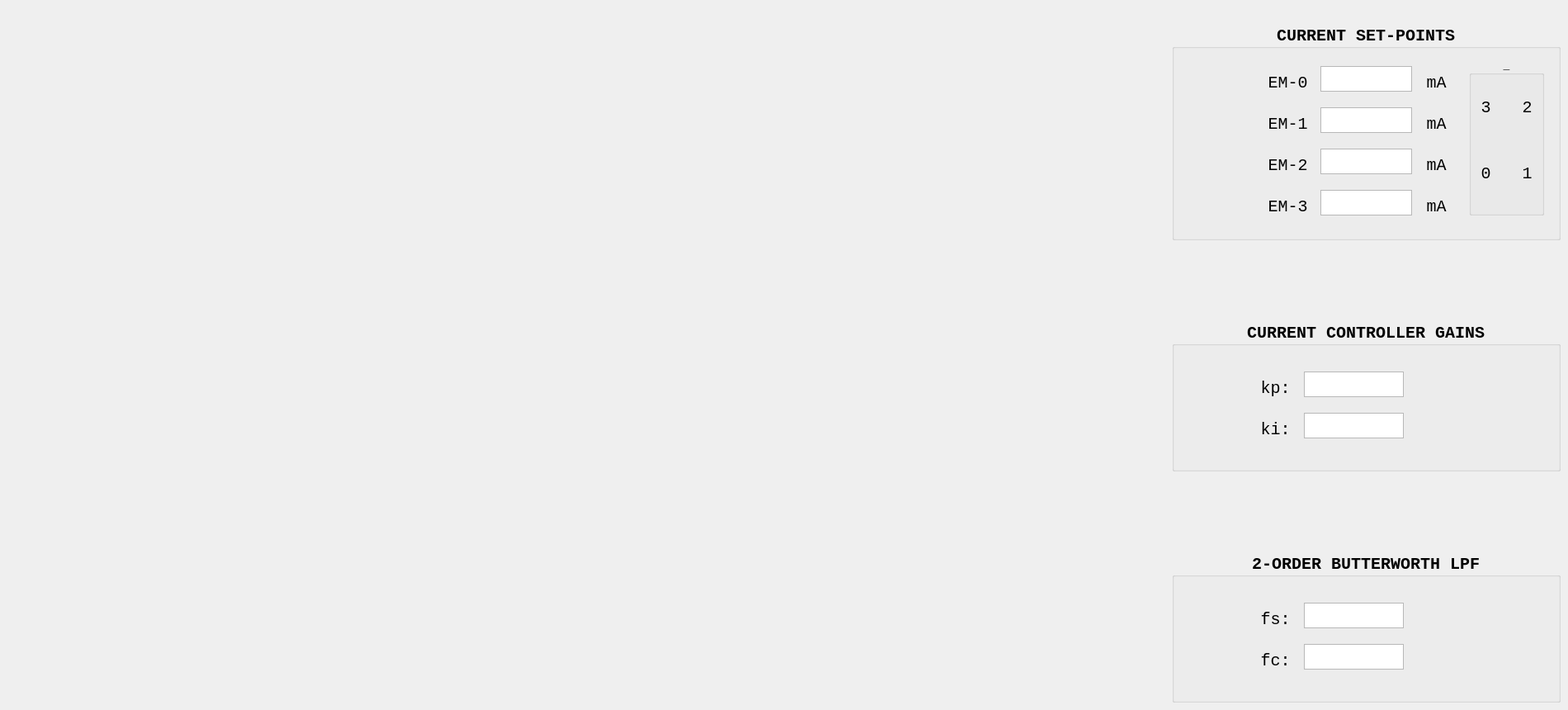
    <widget class="QWidget" name="tab_coils">
     <attribute name="title">
      <string>COIL</string>
     </attribute>
     <widget class="QGroupBox" name="groupBox_em_gains">
      <property name="geometry">
       <rect>
        <x>1420</x>
        <y>390</y>
        <width>471</width>
        <height>181</height>
       </rect>
      </property>
      <property name="font">
       <font>
        <family>Courier New</family>
        <pointsize>15</pointsize>
        <bold>true</bold>
       </font>
      </property>
      <property name="title">
       <string>CURRENT CONTROLLER GAINS</string>
      </property>
      <property name="alignment">
       <set>Qt::AlignmentFlag::AlignCenter</set>
      </property>
      <widget class="QTextEdit" name="textEdit_em_kp">
       <property name="geometry">
        <rect>
         <x>160</x>
         <y>60</y>
         <width>121</width>
         <height>31</height>
        </rect>
       </property>
       <property name="sizePolicy">
        <sizepolicy hsizetype="Fixed" vsizetype="Fixed">
         <horstretch>0</horstretch>
         <verstretch>0</verstretch>
        </sizepolicy>
       </property>
       <property name="verticalScrollBarPolicy">
        <enum>Qt::ScrollBarPolicy::ScrollBarAlwaysOff</enum>
       </property>
      </widget>
      <widget class="QLabel" name="label_em0_7">
       <property name="geometry">
        <rect>
         <x>80</x>
         <y>70</y>
         <width>91</width>
         <height>20</height>
        </rect>
       </property>
       <property name="sizePolicy">
        <sizepolicy hsizetype="Fixed" vsizetype="Fixed">
         <horstretch>0</horstretch>
         <verstretch>0</verstretch>
        </sizepolicy>
       </property>
       <property name="font">
        <font>
         <family>Courier New</family>
         <pointsize>15</pointsize>
         <bold>false</bold>
        </font>
       </property>
       <property name="text">
        <string>kp:</string>
       </property>
       <property name="alignment">
        <set>Qt::AlignmentFlag::AlignCenter</set>
       </property>
      </widget>
      <widget class="QTextEdit" name="textEdit_em_ki">
       <property name="geometry">
        <rect>
         <x>160</x>
         <y>110</y>
         <width>121</width>
         <height>31</height>
        </rect>
       </property>
       <property name="sizePolicy">
        <sizepolicy hsizetype="Fixed" vsizetype="Fixed">
         <horstretch>0</horstretch>
         <verstretch>0</verstretch>
        </sizepolicy>
       </property>
       <property name="verticalScrollBarPolicy">
        <enum>Qt::ScrollBarPolicy::ScrollBarAlwaysOff</enum>
       </property>
      </widget>
      <widget class="QLabel" name="label_em0_9">
       <property name="geometry">
        <rect>
         <x>80</x>
         <y>120</y>
         <width>91</width>
         <height>20</height>
        </rect>
       </property>
       <property name="sizePolicy">
        <sizepolicy hsizetype="Fixed" vsizetype="Fixed">
         <horstretch>0</horstretch>
         <verstretch>0</verstretch>
        </sizepolicy>
       </property>
       <property name="font">
        <font>
         <family>Courier New</family>
         <pointsize>15</pointsize>
         <bold>false</bold>
        </font>
       </property>
       <property name="text">
        <string>ki:</string>
       </property>
       <property name="alignment">
        <set>Qt::AlignmentFlag::AlignCenter</set>
       </property>
      </widget>
      <widget class="QPushButton" name="pushButton_em_gain">
       <property name="geometry">
        <rect>
         <x>340</x>
         <y>70</y>
         <width>50</width>
         <height>50</height>
        </rect>
       </property>
       <property name="cursor">
        <cursorShape>PointingHandCursor</cursorShape>
       </property>
       <property name="styleSheet">
        <string notr="true">QPushButton {
    border: none;
    background: transparent;
    outline: none;
	padding: 0px;
    border-radius: 50%;
	min-width: 50px;
}

QPushButton:hover {
    background: rgba(0, 0, 0, 20%);
}</string>
       </property>
       <property name="text">
        <string/>
       </property>
       <property name="icon">
        <iconset resource="resources.qrc">
         <normaloff>:/assets/send.png</normaloff>:/assets/send.png</iconset>
       </property>
       <property name="iconSize">
        <size>
         <width>50</width>
         <height>50</height>
        </size>
       </property>
      </widget>
     </widget>
     <widget class="QGroupBox" name="groupBox_em_lpf">
      <property name="geometry">
       <rect>
        <x>1420</x>
        <y>670</y>
        <width>471</width>
        <height>181</height>
       </rect>
      </property>
      <property name="font">
       <font>
        <family>Courier New</family>
        <pointsize>15</pointsize>
        <bold>true</bold>
       </font>
      </property>
      <property name="title">
       <string>2-ORDER BUTTERWORTH LPF</string>
      </property>
      <property name="alignment">
       <set>Qt::AlignmentFlag::AlignCenter</set>
      </property>
      <widget class="QLabel" name="label_em0_13">
       <property name="geometry">
        <rect>
         <x>80</x>
         <y>120</y>
         <width>91</width>
         <height>20</height>
        </rect>
       </property>
       <property name="sizePolicy">
        <sizepolicy hsizetype="Fixed" vsizetype="Fixed">
         <horstretch>0</horstretch>
         <verstretch>0</verstretch>
        </sizepolicy>
       </property>
       <property name="font">
        <font>
         <family>Courier New</family>
         <pointsize>15</pointsize>
         <bold>false</bold>
        </font>
       </property>
       <property name="text">
        <string>fc:</string>
       </property>
       <property name="alignment">
        <set>Qt::AlignmentFlag::AlignCenter</set>
       </property>
      </widget>
      <widget class="QTextEdit" name="textEdit_em_fs">
       <property name="geometry">
        <rect>
         <x>160</x>
         <y>60</y>
         <width>121</width>
         <height>31</height>
        </rect>
       </property>
       <property name="sizePolicy">
        <sizepolicy hsizetype="Fixed" vsizetype="Fixed">
         <horstretch>0</horstretch>
         <verstretch>0</verstretch>
        </sizepolicy>
       </property>
       <property name="verticalScrollBarPolicy">
        <enum>Qt::ScrollBarPolicy::ScrollBarAlwaysOff</enum>
       </property>
      </widget>
      <widget class="QLabel" name="label_em0_14">
       <property name="geometry">
        <rect>
         <x>80</x>
         <y>70</y>
         <width>91</width>
         <height>20</height>
        </rect>
       </property>
       <property name="sizePolicy">
        <sizepolicy hsizetype="Fixed" vsizetype="Fixed">
         <horstretch>0</horstretch>
         <verstretch>0</verstretch>
        </sizepolicy>
       </property>
       <property name="font">
        <font>
         <family>Courier New</family>
         <pointsize>15</pointsize>
         <bold>false</bold>
        </font>
       </property>
       <property name="text">
        <string>fs:</string>
       </property>
       <property name="alignment">
        <set>Qt::AlignmentFlag::AlignCenter</set>
       </property>
      </widget>
      <widget class="QTextEdit" name="textEdit_em_fc">
       <property name="geometry">
        <rect>
         <x>160</x>
         <y>110</y>
         <width>121</width>
         <height>31</height>
        </rect>
       </property>
       <property name="sizePolicy">
        <sizepolicy hsizetype="Fixed" vsizetype="Fixed">
         <horstretch>0</horstretch>
         <verstretch>0</verstretch>
        </sizepolicy>
       </property>
       <property name="verticalScrollBarPolicy">
        <enum>Qt::ScrollBarPolicy::ScrollBarAlwaysOff</enum>
       </property>
      </widget>
      <widget class="QPushButton" name="pushButton_em_lpf">
       <property name="geometry">
        <rect>
         <x>340</x>
         <y>70</y>
         <width>50</width>
         <height>50</height>
        </rect>
       </property>
       <property name="cursor">
        <cursorShape>PointingHandCursor</cursorShape>
       </property>
       <property name="styleSheet">
        <string notr="true">QPushButton {
    border: none;
    background: transparent;
    outline: none;
	padding: 0px;
    border-radius: 50%;
	min-width: 50px;
}

QPushButton:hover {
    background: rgba(0, 0, 0, 20%);
}</string>
       </property>
       <property name="text">
        <string/>
       </property>
       <property name="icon">
        <iconset resource="resources.qrc">
         <normaloff>:/assets/send.png</normaloff>:/assets/send.png</iconset>
       </property>
       <property name="iconSize">
        <size>
         <width>50</width>
         <height>50</height>
        </size>
       </property>
      </widget>
     </widget>
     <widget class="QCustomPlot" name="widget_em_plot" native="true">
      <property name="geometry">
       <rect>
        <x>60</x>
        <y>130</y>
        <width>1221</width>
        <height>681</height>
       </rect>
      </property>
      <property name="cursor">
       <cursorShape>PointingHandCursor</cursorShape>
      </property>
     </widget>
     <widget class="QGroupBox" name="groupBox_em_sp">
      <property name="geometry">
       <rect>
        <x>1420</x>
        <y>30</y>
        <width>471</width>
        <height>261</height>
       </rect>
      </property>
      <property name="font">
       <font>
        <family>Courier New</family>
        <pointsize>15</pointsize>
        <bold>true</bold>
       </font>
      </property>
      <property name="title">
       <string>CURRENT SET-POINTS</string>
      </property>
      <property name="alignment">
       <set>Qt::AlignmentFlag::AlignCenter</set>
      </property>
      <widget class="QTextEdit" name="textEdit_em3">
       <property name="geometry">
        <rect>
         <x>180</x>
         <y>200</y>
         <width>111</width>
         <height>31</height>
        </rect>
       </property>
       <property name="sizePolicy">
        <sizepolicy hsizetype="Fixed" vsizetype="Fixed">
         <horstretch>0</horstretch>
         <verstretch>0</verstretch>
        </sizepolicy>
       </property>
       <property name="verticalScrollBarPolicy">
        <enum>Qt::ScrollBarPolicy::ScrollBarAlwaysOff</enum>
       </property>
      </widget>
      <widget class="QLabel" name="label_em1_2">
       <property name="geometry">
        <rect>
         <x>110</x>
         <y>110</y>
         <width>61</width>
         <height>20</height>
        </rect>
       </property>
       <property name="sizePolicy">
        <sizepolicy hsizetype="Fixed" vsizetype="Fixed">
         <horstretch>0</horstretch>
         <verstretch>0</verstretch>
        </sizepolicy>
       </property>
       <property name="font">
        <font>
         <family>Courier New</family>
         <pointsize>15</pointsize>
         <bold>false</bold>
        </font>
       </property>
       <property name="text">
        <string>EM-1</string>
       </property>
       <property name="alignment">
        <set>Qt::AlignmentFlag::AlignCenter</set>
       </property>
      </widget>
      <widget class="QLabel" name="label_em3_2">
       <property name="geometry">
        <rect>
         <x>110</x>
         <y>210</y>
         <width>61</width>
         <height>20</height>
        </rect>
       </property>
       <property name="sizePolicy">
        <sizepolicy hsizetype="Fixed" vsizetype="Fixed">
         <horstretch>0</horstretch>
         <verstretch>0</verstretch>
        </sizepolicy>
       </property>
       <property name="font">
        <font>
         <family>Courier New</family>
         <pointsize>15</pointsize>
         <bold>false</bold>
        </font>
       </property>
       <property name="text">
        <string>EM-3</string>
       </property>
       <property name="alignment">
        <set>Qt::AlignmentFlag::AlignCenter</set>
       </property>
      </widget>
      <widget class="QTextEdit" name="textEdit_em2">
       <property name="geometry">
        <rect>
         <x>180</x>
         <y>150</y>
         <width>111</width>
         <height>31</height>
        </rect>
       </property>
       <property name="sizePolicy">
        <sizepolicy hsizetype="Fixed" vsizetype="Fixed">
         <horstretch>0</horstretch>
         <verstretch>0</verstretch>
        </sizepolicy>
       </property>
       <property name="verticalScrollBarPolicy">
        <enum>Qt::ScrollBarPolicy::ScrollBarAlwaysOff</enum>
       </property>
      </widget>
      <widget class="QLabel" name="label_em2_2">
       <property name="geometry">
        <rect>
         <x>110</x>
         <y>160</y>
         <width>61</width>
         <height>20</height>
        </rect>
       </property>
       <property name="sizePolicy">
        <sizepolicy hsizetype="Fixed" vsizetype="Fixed">
         <horstretch>0</horstretch>
         <verstretch>0</verstretch>
        </sizepolicy>
       </property>
       <property name="font">
        <font>
         <family>Courier New</family>
         <pointsize>15</pointsize>
         <bold>false</bold>
        </font>
       </property>
       <property name="text">
        <string>EM-2</string>
       </property>
       <property name="alignment">
        <set>Qt::AlignmentFlag::AlignCenter</set>
       </property>
      </widget>
      <widget class="QTextEdit" name="textEdit_em0">
       <property name="geometry">
        <rect>
         <x>180</x>
         <y>50</y>
         <width>111</width>
         <height>31</height>
        </rect>
       </property>
       <property name="sizePolicy">
        <sizepolicy hsizetype="Fixed" vsizetype="Fixed">
         <horstretch>0</horstretch>
         <verstretch>0</verstretch>
        </sizepolicy>
       </property>
       <property name="verticalScrollBarPolicy">
        <enum>Qt::ScrollBarPolicy::ScrollBarAlwaysOff</enum>
       </property>
      </widget>
      <widget class="QLabel" name="label_em0_10">
       <property name="geometry">
        <rect>
         <x>110</x>
         <y>60</y>
         <width>61</width>
         <height>20</height>
        </rect>
       </property>
       <property name="sizePolicy">
        <sizepolicy hsizetype="Fixed" vsizetype="Fixed">
         <horstretch>0</horstretch>
         <verstretch>0</verstretch>
        </sizepolicy>
       </property>
       <property name="font">
        <font>
         <family>Courier New</family>
         <pointsize>15</pointsize>
         <bold>false</bold>
        </font>
       </property>
       <property name="text">
        <string>EM-0</string>
       </property>
       <property name="alignment">
        <set>Qt::AlignmentFlag::AlignCenter</set>
       </property>
      </widget>
      <widget class="QTextEdit" name="textEdit_em1">
       <property name="geometry">
        <rect>
         <x>180</x>
         <y>100</y>
         <width>111</width>
         <height>31</height>
        </rect>
       </property>
       <property name="sizePolicy">
        <sizepolicy hsizetype="Fixed" vsizetype="Fixed">
         <horstretch>0</horstretch>
         <verstretch>0</verstretch>
        </sizepolicy>
       </property>
       <property name="verticalScrollBarPolicy">
        <enum>Qt::ScrollBarPolicy::ScrollBarAlwaysOff</enum>
       </property>
      </widget>
      <widget class="QLabel" name="label_em0_15">
       <property name="geometry">
        <rect>
         <x>290</x>
         <y>60</y>
         <width>61</width>
         <height>20</height>
        </rect>
       </property>
       <property name="sizePolicy">
        <sizepolicy hsizetype="Fixed" vsizetype="Fixed">
         <horstretch>0</horstretch>
         <verstretch>0</verstretch>
        </sizepolicy>
       </property>
       <property name="font">
        <font>
         <family>Courier New</family>
         <pointsize>15</pointsize>
         <bold>false</bold>
        </font>
       </property>
       <property name="text">
        <string>mA</string>
       </property>
       <property name="alignment">
        <set>Qt::AlignmentFlag::AlignCenter</set>
       </property>
      </widget>
      <widget class="QLabel" name="label_em0_16">
       <property name="geometry">
        <rect>
         <x>290</x>
         <y>110</y>
         <width>61</width>
         <height>20</height>
        </rect>
       </property>
       <property name="sizePolicy">
        <sizepolicy hsizetype="Fixed" vsizetype="Fixed">
         <horstretch>0</horstretch>
         <verstretch>0</verstretch>
        </sizepolicy>
       </property>
       <property name="font">
        <font>
         <family>Courier New</family>
         <pointsize>15</pointsize>
         <bold>false</bold>
        </font>
       </property>
       <property name="text">
        <string>mA</string>
       </property>
       <property name="alignment">
        <set>Qt::AlignmentFlag::AlignCenter</set>
       </property>
      </widget>
      <widget class="QLabel" name="label_em0_17">
       <property name="geometry">
        <rect>
         <x>290</x>
         <y>160</y>
         <width>61</width>
         <height>20</height>
        </rect>
       </property>
       <property name="sizePolicy">
        <sizepolicy hsizetype="Fixed" vsizetype="Fixed">
         <horstretch>0</horstretch>
         <verstretch>0</verstretch>
        </sizepolicy>
       </property>
       <property name="font">
        <font>
         <family>Courier New</family>
         <pointsize>15</pointsize>
         <bold>false</bold>
        </font>
       </property>
       <property name="text">
        <string>mA</string>
       </property>
       <property name="alignment">
        <set>Qt::AlignmentFlag::AlignCenter</set>
       </property>
      </widget>
      <widget class="QLabel" name="label_em0_18">
       <property name="geometry">
        <rect>
         <x>290</x>
         <y>210</y>
         <width>61</width>
         <height>20</height>
        </rect>
       </property>
       <property name="sizePolicy">
        <sizepolicy hsizetype="Fixed" vsizetype="Fixed">
         <horstretch>0</horstretch>
         <verstretch>0</verstretch>
        </sizepolicy>
       </property>
       <property name="font">
        <font>
         <family>Courier New</family>
         <pointsize>15</pointsize>
         <bold>false</bold>
        </font>
       </property>
       <property name="text">
        <string>mA</string>
       </property>
       <property name="alignment">
        <set>Qt::AlignmentFlag::AlignCenter</set>
       </property>
      </widget>
      <widget class="QPushButton" name="pushButton_em0">
       <property name="geometry">
        <rect>
         <x>30</x>
         <y>40</y>
         <width>50</width>
         <height>50</height>
        </rect>
       </property>
       <property name="cursor">
        <cursorShape>PointingHandCursor</cursorShape>
       </property>
       <property name="styleSheet">
        <string notr="true">QPushButton {
    border: none;
    background: transparent;
    outline: none;
	padding: 0px;
    border-radius: 50%;
	min-width: 50px;
}
</string>
       </property>
       <property name="text">
        <string/>
       </property>
       <property name="icon">
        <iconset resource="resources.qrc">
         <normaloff>:/assets/toggle_off.png</normaloff>:/assets/toggle_off.png</iconset>
       </property>
       <property name="iconSize">
        <size>
         <width>50</width>
         <height>50</height>
        </size>
       </property>
       <property name="checkable">
        <bool>true</bool>
       </property>
      </widget>
      <widget class="QPushButton" name="pushButton_em1">
       <property name="geometry">
        <rect>
         <x>30</x>
         <y>90</y>
         <width>50</width>
         <height>50</height>
        </rect>
       </property>
       <property name="cursor">
        <cursorShape>PointingHandCursor</cursorShape>
       </property>
       <property name="styleSheet">
        <string notr="true">QPushButton {
    border: none;
    background: transparent;
    outline: none;
	padding: 0px;
    border-radius: 50%;
	min-width: 50px;
}
</string>
       </property>
       <property name="text">
        <string/>
       </property>
       <property name="icon">
        <iconset resource="resources.qrc">
         <normaloff>:/assets/toggle_off.png</normaloff>:/assets/toggle_off.png</iconset>
       </property>
       <property name="iconSize">
        <size>
         <width>50</width>
         <height>50</height>
        </size>
       </property>
       <property name="checkable">
        <bool>true</bool>
       </property>
      </widget>
      <widget class="QPushButton" name="pushButton_em2">
       <property name="geometry">
        <rect>
         <x>30</x>
         <y>140</y>
         <width>50</width>
         <height>50</height>
        </rect>
       </property>
       <property name="cursor">
        <cursorShape>PointingHandCursor</cursorShape>
       </property>
       <property name="styleSheet">
        <string notr="true">QPushButton {
    border: none;
    background: transparent;
    outline: none;
	padding: 0px;
    border-radius: 50%;
	min-width: 50px;
}
</string>
       </property>
       <property name="text">
        <string/>
       </property>
       <property name="icon">
        <iconset resource="resources.qrc">
         <normaloff>:/assets/toggle_off.png</normaloff>:/assets/toggle_off.png</iconset>
       </property>
       <property name="iconSize">
        <size>
         <width>50</width>
         <height>50</height>
        </size>
       </property>
       <property name="checkable">
        <bool>true</bool>
       </property>
      </widget>
      <widget class="QPushButton" name="pushButton_em3">
       <property name="geometry">
        <rect>
         <x>30</x>
         <y>190</y>
         <width>50</width>
         <height>50</height>
        </rect>
       </property>
       <property name="cursor">
        <cursorShape>PointingHandCursor</cursorShape>
       </property>
       <property name="styleSheet">
        <string notr="true">QPushButton {
    border: none;
    background: transparent;
    outline: none;
	padding: 0px;
    border-radius: 50%;
	min-width: 50px;
}
</string>
       </property>
       <property name="text">
        <string/>
       </property>
       <property name="icon">
        <iconset resource="resources.qrc">
         <normaloff>:/assets/toggle_off.png</normaloff>:/assets/toggle_off.png</iconset>
       </property>
       <property name="iconSize">
        <size>
         <width>50</width>
         <height>50</height>
        </size>
       </property>
       <property name="checkable">
        <bool>true</bool>
       </property>
      </widget>
      <widget class="QGroupBox" name="groupBox_2">
       <property name="geometry">
        <rect>
         <x>360</x>
         <y>40</y>
         <width>91</width>
         <height>191</height>
        </rect>
       </property>
       <property name="font">
        <font>
         <family>Courier New</family>
         <pointsize>10</pointsize>
         <bold>false</bold>
        </font>
       </property>
       <property name="title">
        <string>_</string>
       </property>
       <property name="alignment">
        <set>Qt::AlignmentFlag::AlignCenter</set>
       </property>
       <widget class="QLabel" name="label_em3">
        <property name="geometry">
         <rect>
          <x>10</x>
          <y>20</y>
          <width>31</width>
          <height>31</height>
         </rect>
        </property>
        <property name="text">
         <string/>
        </property>
        <property name="pixmap">
         <pixmap resource="resources.qrc">:/assets/em_off.png</pixmap>
        </property>
        <property name="scaledContents">
         <bool>true</bool>
        </property>
       </widget>
       <widget class="QLabel" name="label_em2">
        <property name="geometry">
         <rect>
          <x>50</x>
          <y>20</y>
          <width>31</width>
          <height>31</height>
         </rect>
        </property>
        <property name="text">
         <string/>
        </property>
        <property name="pixmap">
         <pixmap resource="resources.qrc">:/assets/em_off.png</pixmap>
        </property>
        <property name="scaledContents">
         <bool>true</bool>
        </property>
       </widget>
       <widget class="QLabel" name="label_em0_19">
        <property name="geometry">
         <rect>
          <x>10</x>
          <y>50</y>
          <width>21</width>
          <height>20</height>
         </rect>
        </property>
        <property name="sizePolicy">
         <sizepolicy hsizetype="Fixed" vsizetype="Fixed">
          <horstretch>0</horstretch>
          <verstretch>0</verstretch>
         </sizepolicy>
        </property>
        <property name="font">
         <font>
          <family>Courier New</family>
          <pointsize>15</pointsize>
          <bold>false</bold>
         </font>
        </property>
        <property name="text">
         <string>3</string>
        </property>
        <property name="alignment">
         <set>Qt::AlignmentFlag::AlignCenter</set>
        </property>
       </widget>
       <widget class="QLabel" name="label_em0_20">
        <property name="geometry">
         <rect>
          <x>60</x>
          <y>50</y>
          <width>21</width>
          <height>20</height>
         </rect>
        </property>
        <property name="sizePolicy">
         <sizepolicy hsizetype="Fixed" vsizetype="Fixed">
          <horstretch>0</horstretch>
          <verstretch>0</verstretch>
         </sizepolicy>
        </property>
        <property name="font">
         <font>
          <family>Courier New</family>
          <pointsize>15</pointsize>
          <bold>false</bold>
         </font>
        </property>
        <property name="text">
         <string>2</string>
        </property>
        <property name="alignment">
         <set>Qt::AlignmentFlag::AlignCenter</set>
        </property>
       </widget>
       <widget class="QLabel" name="label_em0_21">
        <property name="geometry">
         <rect>
          <x>10</x>
          <y>130</y>
          <width>21</width>
          <height>20</height>
         </rect>
        </property>
        <property name="sizePolicy">
         <sizepolicy hsizetype="Fixed" vsizetype="Fixed">
          <horstretch>0</horstretch>
          <verstretch>0</verstretch>
         </sizepolicy>
        </property>
        <property name="font">
         <font>
          <family>Courier New</family>
          <pointsize>15</pointsize>
          <bold>false</bold>
         </font>
        </property>
        <property name="text">
         <string>0</string>
        </property>
        <property name="alignment">
         <set>Qt::AlignmentFlag::AlignCenter</set>
        </property>
       </widget>
       <widget class="QLabel" name="label_em0_22">
        <property name="geometry">
         <rect>
          <x>60</x>
          <y>130</y>
          <width>21</width>
          <height>20</height>
         </rect>
        </property>
        <property name="sizePolicy">
         <sizepolicy hsizetype="Fixed" vsizetype="Fixed">
          <horstretch>0</horstretch>
          <verstretch>0</verstretch>
         </sizepolicy>
        </property>
        <property name="font">
         <font>
          <family>Courier New</family>
          <pointsize>15</pointsize>
          <bold>false</bold>
         </font>
        </property>
        <property name="text">
         <string>1</string>
        </property>
        <property name="alignment">
         <set>Qt::AlignmentFlag::AlignCenter</set>
        </property>
       </widget>
       <widget class="QLabel" name="label_em0">
        <property name="geometry">
         <rect>
          <x>10</x>
          <y>150</y>
          <width>31</width>
          <height>31</height>
         </rect>
        </property>
        <property name="text">
         <string/>
        </property>
        <property name="pixmap">
         <pixmap resource="resources.qrc">:/assets/em_off.png</pixmap>
        </property>
        <property name="scaledContents">
         <bool>true</bool>
        </property>
       </widget>
       <widget class="QLabel" name="label_em1">
        <property name="geometry">
         <rect>
          <x>50</x>
          <y>150</y>
          <width>31</width>
          <height>31</height>
         </rect>
        </property>
        <property name="text">
         <string/>
        </property>
        <property name="pixmap">
         <pixmap resource="resources.qrc">:/assets/em_off.png</pixmap>
        </property>
        <property name="scaledContents">
         <bool>true</bool>
        </property>
       </widget>
       <widget class="QPushButton" name="pushButton_em_pow">
        <property name="geometry">
         <rect>
          <x>20</x>
          <y>79</y>
          <width>50</width>
          <height>41</height>
         </rect>
        </property>
        <property name="cursor">
         <cursorShape>PointingHandCursor</cursorShape>
        </property>
        <property name="styleSheet">
         <string notr="true">QPushButton {
    border: none;
    background: transparent;
    outline: none;
	padding: 0px;
    border-radius: 50%;
	min-width: 50px;
}
</string>
        </property>
        <property name="text">
         <string/>
        </property>
        <property name="icon">
         <iconset resource="resources.qrc">
          <normaloff>:/assets/pow_off.png</normaloff>:/assets/pow_off.png</iconset>
        </property>
        <property name="iconSize">
         <size>
          <width>50</width>
          <height>50</height>
         </size>
        </property>
        <property name="checkable">
         <bool>true</bool>
        </property>
       </widget>
      </widget>
     </widget>
    </widget>
